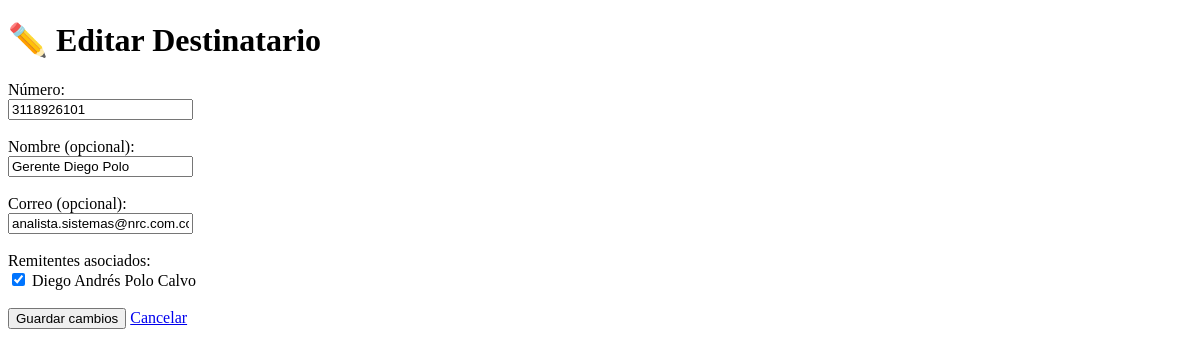
The app's page /destinatarios/editar/1 (signed in), older data.
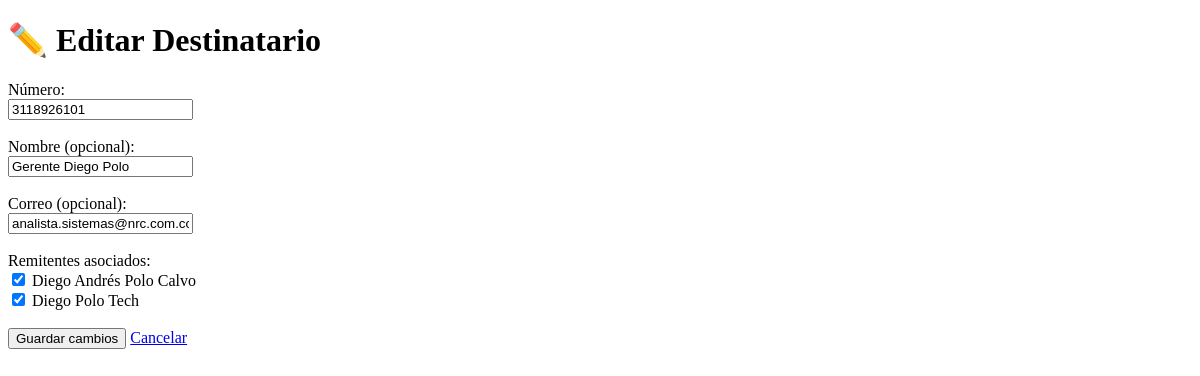
The same page, newer data.
### app/models.py (models this page shows)
class Remitente(db.Model):
    __tablename__ = 'remitentes'
    id = db.Column(db.Integer, primary_key=True)
    email = db.Column(db.String(255), nullable=False)
    nombre = db.Column(db.String(255), nullable=True)
    activo = db.Column(db.Boolean, default=True)
    tipo = db.Column(db.String(50), nullable=False)  # puede ser 'correo' o 'dominio'
    destinatarios = db.relationship(
        'Destinatario',
        secondary=remitente_destinatario,
        back_populates='remitentes'
    )

### app/routes/destinatarios.py (the view, shortened to what this page needs)
@destinatarios_bp.route("/editar/<int:id>", methods=["GET", "POST"])
@login_required
def editar_destinatario(id):
    destinatario = Destinatario.query.get_or_404(id)
    remitentes = Remitente.query.all()
    return render_template("destinatarios/editar.html", destinatario=destinatario, remitentes=remitentes)

### app/routes/main.py (called while the page is built)
@login_manager.user_loader
def load_user(user_id):
    return Usuario.query.get(int(user_id))

### app/templates/destinatarios/editar.html (shortened to what this page needs)
<!DOCTYPE html>
<html lang="es">
<head>
</head>
<body>
    <h1>✏️ Editar Destinatario</h1>
    <form method="POST">
        <label>Número:</label><br>
        <input type="text" name="numero" value="{{ destinatario.numero }}" required><br><br>
        <label>Nombre (opcional):</label><br>
        <input type="text" name="nombre" value="{{ destinatario.nombre }}"><br><br>
        <label>Correo (opcional):</label><br>
        <input type="email" name="correo" value="{{ destinatario.correo }}"><br><br>
        <label>Remitentes asociados:</label><br>
        {% for remitente in remitentes %}
            <input type="checkbox" name="remitentes" value="{{ remitente.id }}"
                {% if remitente in destinatario.remitentes %}checked{% endif %}>
            {{ remitente.nombre or remitente.email }}<br>
        {% endfor %}
        <br>
        <button type="submit">Guardar cambios</button>
        <a href="{{ url_for('destinatarios.lista_destinatarios') }}">Cancelar</a>
    </form>
</body>
</html>

Row changes from the older to the newer data that the page shows:
added Remitente: remitentes "☑", nombre "Diego Polo Tech"
